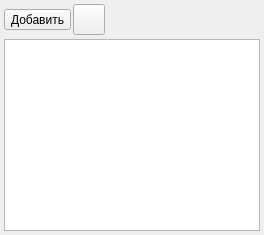
     <widget class="QWidget" name="page_6">
      <layout class="QVBoxLayout" name="verticalLayout_2">
       <property name="spacing">
        <number>4</number>
       </property>
       <property name="leftMargin">
        <number>4</number>
       </property>
       <property name="topMargin">
        <number>4</number>
       </property>
       <property name="rightMargin">
        <number>4</number>
       </property>
       <property name="bottomMargin">
        <number>4</number>
       </property>
       <item>
        <layout class="QHBoxLayout" name="horizontalLayout_8">
         <property name="spacing">
          <number>2</number>
         </property>
         <item>
          <widget class="QToolButton" name="toolButtonAddAccount">
           <property name="text">
            <string>Добавить</string>
           </property>
           <property name="icon">
            <iconset resource="../res.qrc">
             <normaloff>:/32/icons/32x32/add.png</normaloff>:/32/icons/32x32/add.png</iconset>
           </property>
           <property name="iconSize">
            <size>
             <width>24</width>
             <height>24</height>
            </size>
           </property>
           <property name="toolButtonStyle">
            <enum>Qt::ToolButtonTextBesideIcon</enum>
           </property>
          </widget>
         </item>
         <item>
          <widget class="QToolButton" name="toolButtonEditAccount">
           <property name="text">
            <string/>
           </property>
           <property name="icon">
            <iconset resource="../res.qrc">
             <normaloff>:/32/icons/32x32/edit.png</normaloff>:/32/icons/32x32/edit.png</iconset>
           </property>
           <property name="iconSize">
            <size>
             <width>24</width>
             <height>24</height>
            </size>
           </property>
          </widget>
         </item>
         <item>
          <spacer name="horizontalSpacer_7">
           <property name="orientation">
            <enum>Qt::Horizontal</enum>
           </property>
           <property name="sizeHint" stdset="0">
            <size>
             <width>40</width>
             <height>20</height>
            </size>
           </property>
          </spacer>
         </item>
        </layout>
       </item>
       <item>
        <widget class="QTreeView" name="treeViewPersonaAccount">
         <property name="rootIsDecorated">
          <bool>false</bool>
         </property>
         <property name="itemsExpandable">
          <bool>false</bool>
         </property>
        </widget>
       </item>
      </layout>
     </widget>
